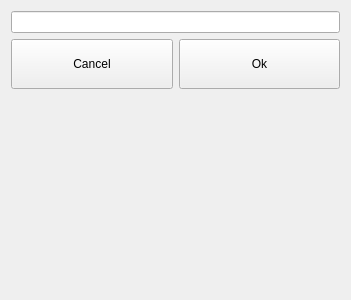
<?xml version="1.0" encoding="UTF-8"?>
<ui version="4.0">
 <class>dlgRename</class>
 <widget class="QDialog" name="dlgRename">
  <property name="geometry">
   <rect>
    <x>0</x>
    <y>0</y>
    <width>351</width>
    <height>300</height>
   </rect>
  </property>
  <property name="windowTitle">
   <string>Dialog</string>
  </property>
  <layout class="QGridLayout" name="gridLayout">
   <item row="1" column="0">
    <layout class="QHBoxLayout" name="horizontalLayout">
     <item>
      <widget class="QToolButton" name="btnCancel">
       <property name="sizePolicy">
        <sizepolicy hsizetype="Preferred" vsizetype="Fixed">
         <horstretch>0</horstretch>
         <verstretch>0</verstretch>
        </sizepolicy>
       </property>
       <property name="minimumSize">
        <size>
         <width>0</width>
         <height>50</height>
        </size>
       </property>
       <property name="text">
        <string>Cancel</string>
       </property>
      </widget>
     </item>
     <item>
      <widget class="QToolButton" name="btnOk">
       <property name="sizePolicy">
        <sizepolicy hsizetype="Preferred" vsizetype="Fixed">
         <horstretch>0</horstretch>
         <verstretch>0</verstretch>
        </sizepolicy>
       </property>
       <property name="minimumSize">
        <size>
         <width>0</width>
         <height>50</height>
        </size>
       </property>
       <property name="text">
        <string>Ok</string>
       </property>
      </widget>
     </item>
    </layout>
   </item>
   <item row="0" column="0">
    <widget class="QLineEdit" name="editName"/>
   </item>
   <item row="2" column="0">
    <spacer name="verticalSpacer">
     <property name="orientation">
      <enum>Qt::Vertical</enum>
     </property>
     <property name="sizeHint" stdset="0">
      <size>
       <width>20</width>
       <height>40</height>
      </size>
     </property>
    </spacer>
   </item>
  </layout>
 </widget>
 <resources/>
 <connections/>
</ui>
